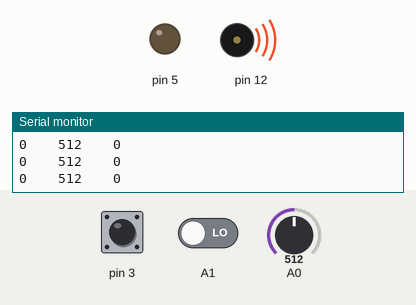
Recording of a sketch running on a simulated Arduino Uno, built with avr-gcc and run on an emulated ATmega328P. Parts: output pins drawn as LEDs (lit = HIGH), buzzer (waves = sounding), the last lines printed to the serial monitor. Dashed ring = blinking. The inputs (shaded band) are chosen by the test bench; at power-on: pin 3 LOW, A0 = 512, A1 LOW.

Above: at 1.2 s.
1.3 s: pin 3 driven HIGH
At 1.57 s:
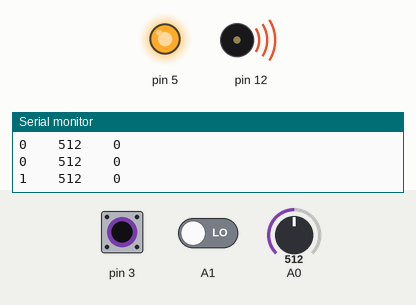
4.3 s: A0 set to 0
7.3 s: A1 driven HIGH
At 8.2 s:
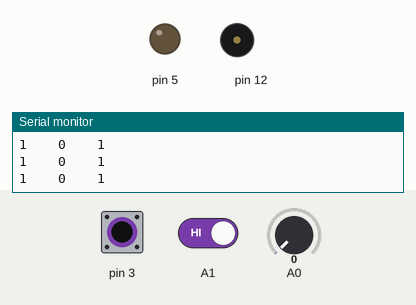
8.8 s: A0 set to 306
At 9.58 s:
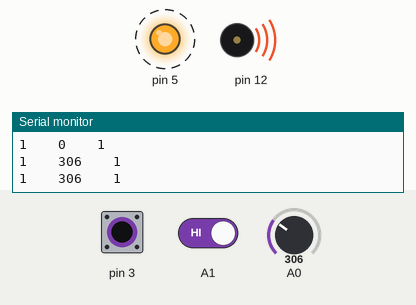
11.8 s: pin 3 driven LOW and A1 driven LOW
At 12.3 s:
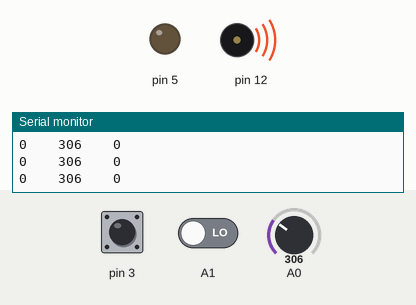
14.8 s: pin 3 pulsed HIGH 2 times (0.12 s each, 0.3 s apart)
At 15.07 s:
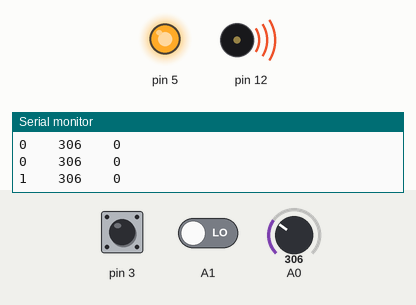
Timing chart, 0 to 17.8 s (numbered marks = the images above; inputs shaded):
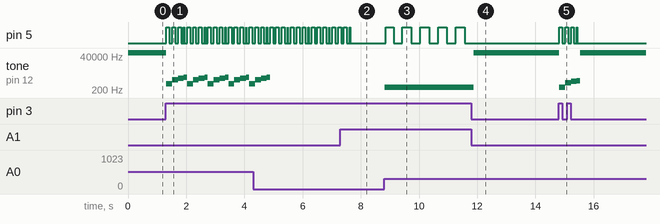

Measured:
- after the input at 1.3 s, pin 5: LOW → HIGH at once, then repeats every 0.71 s: 2 × (LOW 0.10 s, HIGH 0.10 s), LOW 0.10 s, HIGH 0.01 s, LOW 0.10 s, HIGH 0.10 s; tone on pin 12: 65436 Hz → 512 Hz at once, then repeats every 0.71 s: 1024 Hz 0.20 s, 1280 Hz 0.20 s, 1408 Hz 0.11 s, 512 Hz 0.20 s
- after the input at 7.3 s, pin 5: goes on until 7.6 s, then stays LOW
- after the input at 8.8 s, pin 5: alternates HIGH for 0.31 s and LOW for 0.31 s, starting after 0.06 s; tone on pin 12: silent → 306 Hz at once
- after the input at 11.8 s, pin 5: stops changing and stays LOW; tone on pin 12: 306 Hz → 65436 Hz after 0.08 s
- after the input at 14.8 s, pin 5: goes 3 × (HIGH 0.10 s, LOW 0.10 s), HIGH 0.01 s, then LOW, starting at once; tone on pin 12: plays 306 Hz for 0.20 s, 612 Hz for 0.20 s, 765 Hz for 0.20 s, 841 Hz for 0.11 s, 65436 Hz for 3.9 s, starting at once

The sketch:

Project_1.ino
```cpp
void setup() {
Serial.begin(9600);
pinMode(A0, INPUT);
pinMode(A1, INPUT);
pinMode(3, INPUT);
pinMode(12, OUTPUT);
pinMode(5, OUTPUT);
}

void loop() {

int pot = analogRead(A0);
int onOff = digitalRead(A1);
int del = digitalRead(3);

Serial.print(del);
Serial.print("    ");
Serial.print(pot);
Serial.print("    ");
Serial.println(onOff);

 if( onOff ){
    tone(12, pot);
    digitalWrite(5, HIGH);
    delay(pot);
    digitalWrite(5, LOW);
    delay(pot);
  }
 else if ( del ){
    tone(12, pot);
    digitalWrite(5, HIGH);
    delay(100);
    digitalWrite(5, LOW);
    delay(100);
    tone(12, pot * 2);
    digitalWrite(5, HIGH);
    delay(100);
    digitalWrite(5, LOW);
    delay(100);
    tone(12, pot * 2.5);
    digitalWrite(5, HIGH);
    delay(100);
    digitalWrite(5, LOW);
    delay(100);
    tone(12, pot * 2.75);
    digitalWrite(5, HIGH);
    delay(12);
    digitalWrite(5, LOW);
    delay(100);
    }
 else {
    tone(12, -100);
    digitalWrite(5, LOW);
 }
 }
```
